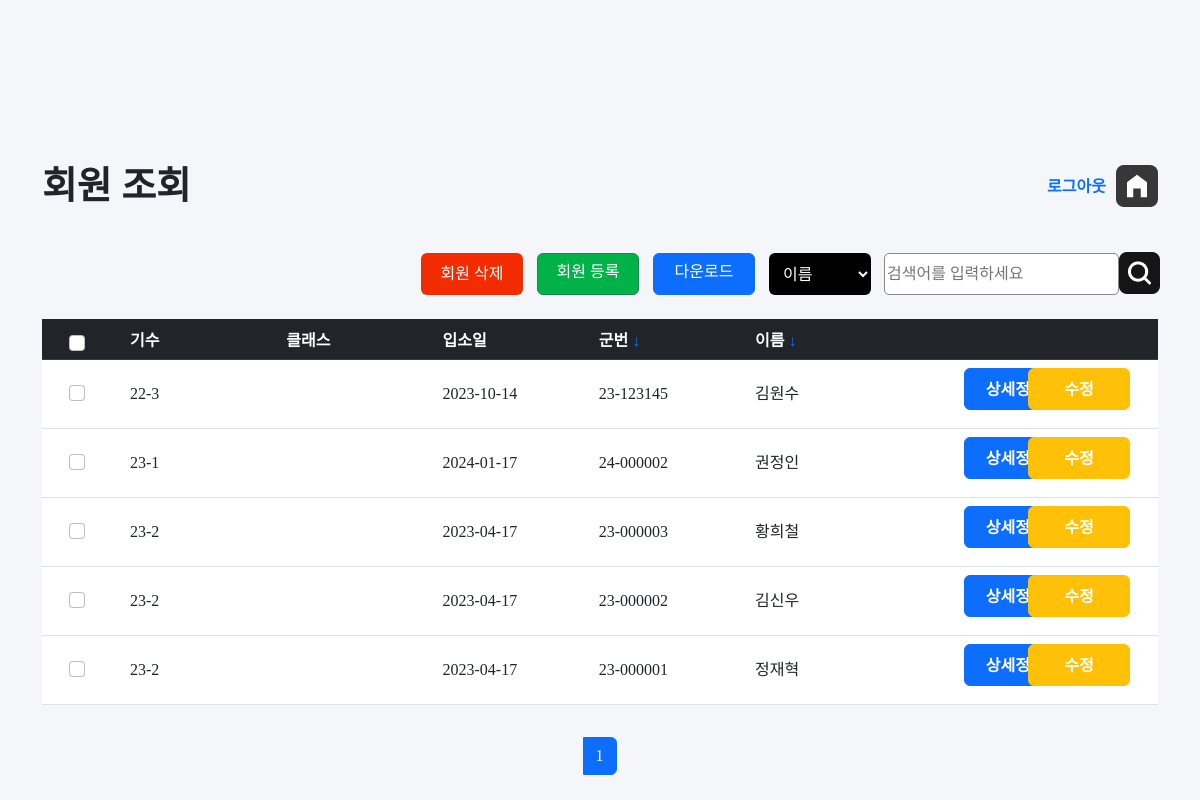
The app's page /jangseong/list.php (signed in), older data.
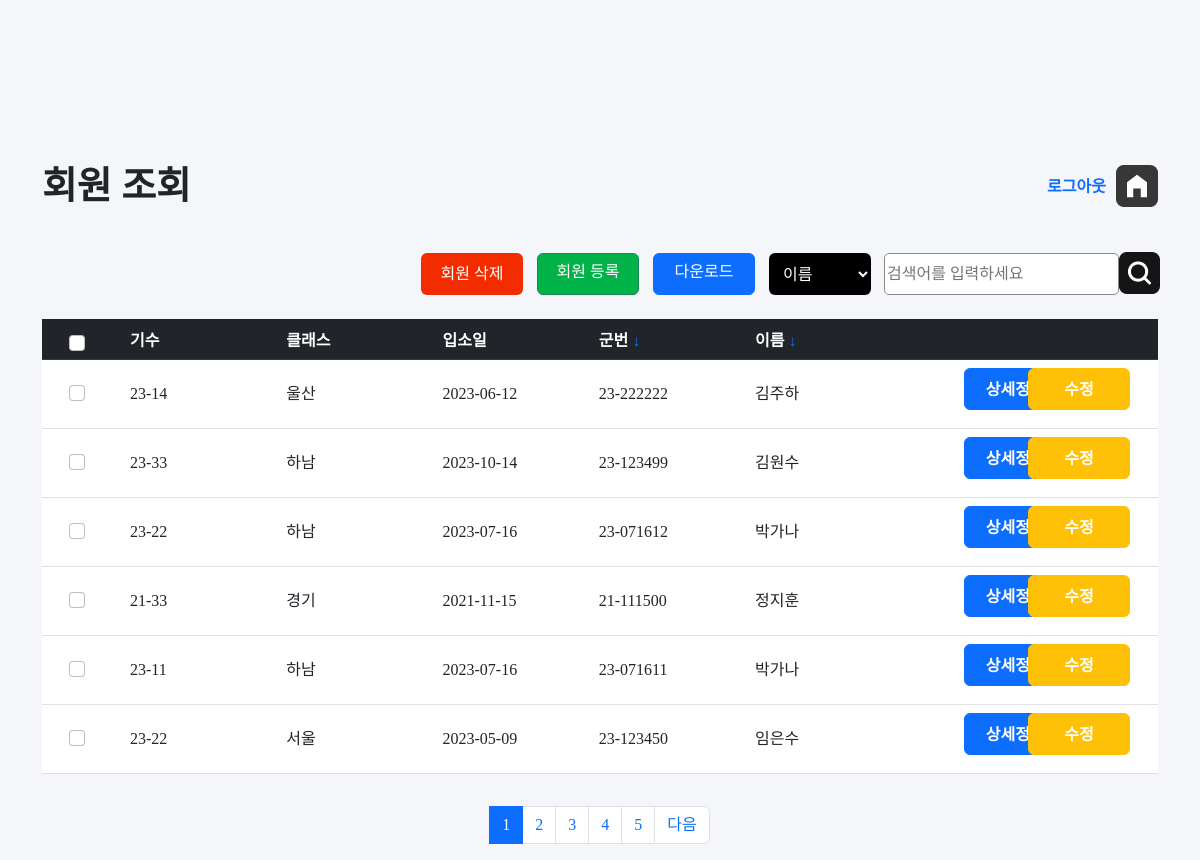
The same page, newer data.
### tables this page shows
CREATE TABLE `member` (
  `id` int(11) NOT NULL,
  `num` varchar(10) NOT NULL,
  `class` varchar(10) NOT NULL,
  `date` date NOT NULL,
  `memID` varchar(20) NOT NULL,
  `name` varchar(20) NOT NULL,
  `password` varchar(20) NOT NULL
);

### jangseong/list.php (the view, shortened to what the changed rows need)
<?php
require 'config.php';
if(!isset($_SESSION["login"]))
{
    echo "
    <div id='messagebox'>
    <script>
    alert('관리자 권한이 없는 계정입니다!');
    window.location.assign('index.php');
    </script>
    </div>
    ";
}
else{
?>
<!DOCTYPE html>
<html lang="en">
<head>
    <link rel="stylesheet" href="style.css">
    <link rel="stylesheet" href="src/bootstrap.min.css">
    <link rel="stylesheet" href="src/style.css">
</head>
<body>
    <div class="container"  >
        <div id="top">
            <h2>회원 조회</h2>
        </div>
    </div>
    <div class="container ">
        <div id="main">
            <form method="get" action="delete.php" name="listmember">
            <table class="table">
                <thead class="table-dark">
                <tr>
                    <th  class="text-center firstcol"  ><input class="form-check-input checklist" type="checkbox" id="myCheck" onclick="checkall()" style="position:relative; left:-5px; "></th>
                    <th class="listcol">기수</th>
                    <th class="listcol">클래스</th>
                    <th class="listcol">입소일</th>
                    <th class="listcol">군번 <a href="sort2.php?act=a" class="btnsort">&#8595;</a></th>
                    <th class="listcol">이름 <a href="sort.php?act=a" class="btnsort">&#8595;</a> </th>
                    <th >&nbsp;</th>
                </tr>
                </thead>
                <tbody>
                <?php
                    $per_page_record = 6;
                    if (isset($_GET["page"])) {
                        $page  = $_GET["page"];
                    }
                    else {
                        $page=1;
                    }
                    $start_from = ($page-1) * $per_page_record;
                    $sql = "SELECT * FROM member  ORDER BY id DESC LIMIT $start_from, $per_page_record ";
                    $result = $conn->query($sql);
                    if ($result->num_rows > 0) {
                    $num = 0;
                    while($row = $result->fetch_assoc()) {
                        $memberID=$row['id'];
                ?>
                <tr>
                    <td class="text-center" > <input class="form-check-input justify-content-center checkitem"  style="position:relative; left:-5px; "  type="checkbox" id="myCheck<?php  echo $num;?>" name="mem[]" value="<?php echo $row['id'];?>"></td>
                    <td><?php echo $row['num']; ?></td>
                    <td><?php echo $row['class']; ?></td>
                    <td><?php echo $row['date']; ?></td>
                    <td><?php echo $row['memID']; ?></td>
                    <td><?php echo $row['name']; ?></td>
                    <td id="cot" ><a href="view.php?memID=<?php echo $row['memID']; ?>" class="btn btn-primary btnfix" style="position:relative; left:53px;" >상세정보</a> <a href="edit.php?id=<?php echo $memberID ?>" class="btn btn-warning btnfix" style="color:white; float:right; margin-right:20px; position:relative; " >수정</a></td>
             </tr>
                <?php
                    $num+=1;
                }
                } else {
                echo "0 results";
                }
                ?>
                </tbody>
            </table>
            </form>
        </div>
    </div>
    <div    class="container">
        <ul class="pagination  justify-content-center"  >
            <?php
                $query = "SELECT COUNT(*) FROM member ORDER BY id";
                $rs_result = mysqli_query($conn, $query);
                $row = mysqli_fetch_row($rs_result);
                $total_records = $row[0];
                $total_pages = ceil($total_records / $per_page_record);
                $pagLink = "";
                for ($i=1; $i<=$total_pages; $i++) {
                    if ($i == $page) {
                        $pagLink .= "<li class='page-item active'><a class = 'page-link' href='list.php?page=".$i."'>".$i." </a></li>";
                    }
                    else  {
                        $pagLink .= "<li class='page-item '><a class='page-link' href='list.php?page=".$i."'> ".$i." </a></li>";
                    }
                }
                echo $pagLink;
                if($page<$total_pages){
                    echo "<li class='page-item'><a class='page-link' href='list.php?page=".($page+1)."'>  다음 </a></li>";
                }
                ?>
        </ul>
    </div>
</body>
</html>
<?php
}
?>

Row changes from the older to the newer data that the page shows:
removed member: num "22-3", date "2023-10-14", memID "23-123145", name "김원수"
no longer on this page (row edited): member: num "23-1", date "2024-01-17", memID "24-000002", name "권정인"
no longer on this page (row edited): member: num "23-2", date "2023-04-17", memID "23-000003", name "황희철"
no longer on this page (row edited): member: num "23-2", date "2023-04-17", memID "23-000002", name "김신우"
no longer on this page (row edited): member: num "23-2", date "2023-04-17", memID "23-000001", name "정재혁"
added member: num "23-14", class "울산", date "2023-06-12", memID "23-222222", name "김주하"
added member: num "23-33", class "하남", date "2023-10-14", memID "23-123499", name "김원수"
added member: num "23-22", class "하남", date "2023-07-16", memID "23-071612", name "박가나"
added member: num "21-33", class "경기", date "2021-11-15", memID "21-111500", name "정지훈"
added member: num "23-11", class "하남", date "2023-07-16", memID "23-071611", name "박가나"
added member: num "23-22", class "서울", date "2023-05-09", memID "23-123450", name "임은수"
Text that changed along with them:
new list line: "2"
new list line: "3"
new list line: "4"
new list line: "5"
text now shown: "다음"
